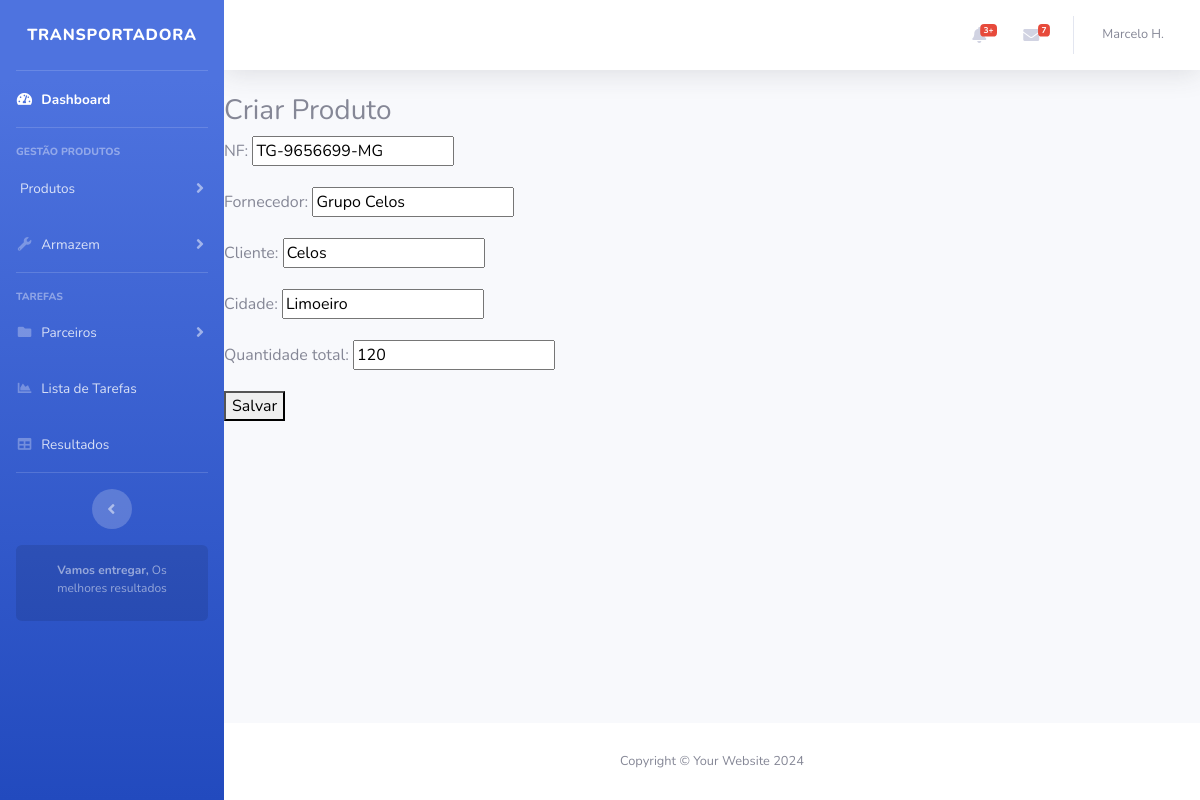
The app's page /editarproduto/6 with its own data.
### armazenamento/models.py (models this page shows, shortened)
class Produto(models.Model):
    NF = models.CharField(max_length=100)
    fornecedor = models.CharField(max_length=50, unique=True)
    cidade = models.CharField(max_length=50, unique=False)
    cliente = models.CharField(max_length=50, blank=True, null=True)
    quantidade_total = models.PositiveIntegerField(default=0)
    data_criacao = models.DateTimeField(auto_now_add=True)

### armazenamento/views.py (the view)
# urls.py: path('editarproduto/<int:produto_id>', editar_produto, name='editarproduto'),
def editar_produto(request, produto_id):
    produto = get_object_or_404(Produto, id=produto_id)
    if request.method == 'POST':
        form = ProdutoForms(request.POST, instance=produto)
        if form.is_valid():
            form.save()
            return redirect('listarprodutos')
    else:
        form = ProdutoForms(instance=produto)
    return render(request, 'editar_produto.html', {'form':form})

### armazenamento/forms.py
class ProdutoForms(forms.ModelForm):
    class Meta:
        model = Produto
        fields = ['NF', 'fornecedor', 'cliente','cidade', 'quantidade_total']

### armazenamento/templates/editar_produto.html (shortened to what this page needs)
{% extends 'base.html' %}
{% block material %}
    <h3>Criar Produto</h3>
    <form method="POST">
        {{ form.as_p }}
        <button type="submit">Salvar</button>
    </form>
{% endblock %}

### records on screen
Produto: NF "TG-9656699-MG", fornecedor "Grupo Celos", cliente "Celos", cidade "Limoeiro", quantidade_total "120"
